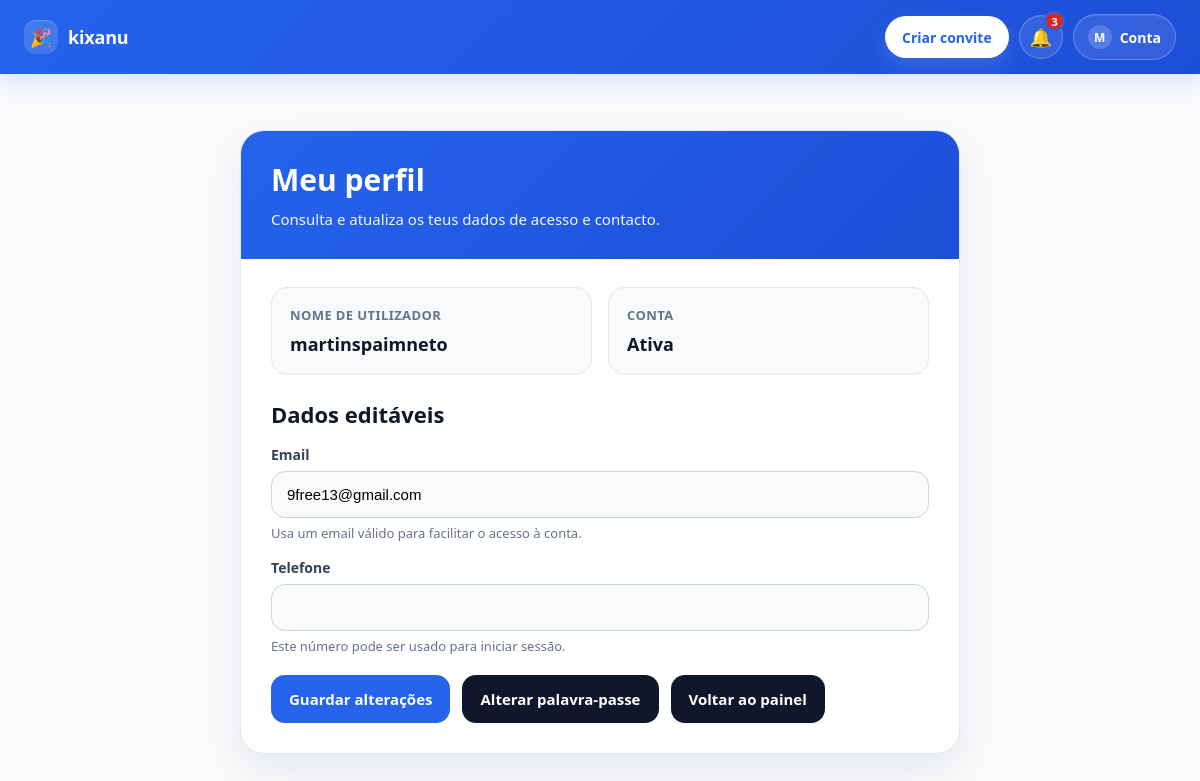
The page /profile/ (signed in) on the database as committed earlier.
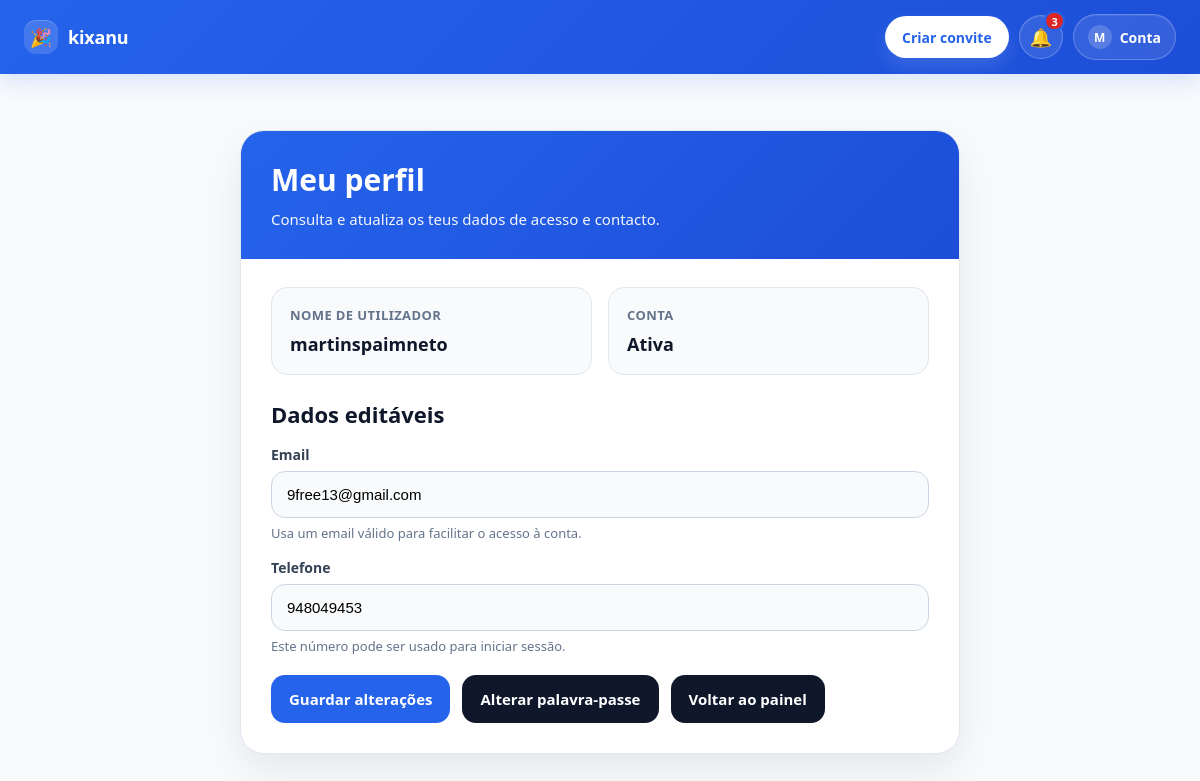
The same page on the database as committed later.
### accounts/models.py (models this page shows, shortened)
class UserProfile(models.Model):
    user = models.OneToOneField(User, on_delete=models.CASCADE)
    phone = models.CharField(max_length=20, blank=True, null=True, unique=True)
    email_verified = models.BooleanField(default=False)
    email_verification_token = models.UUIDField(default=uuid.uuid4, unique=True, editable=False)

### accounts/views.py (the view, shortened to what this page needs)
# urls.py: path('profile/', views.profile_view, name='profile'),
@login_required
def profile_view(request):
    profile = UserProfile.objects.get(user=request.user)
    return render(request, 'accounts/profile.html', {'profile': profile})

### notifications/context_processors.py (called while the page is built)
def notification_count(request):
    if request.user.is_authenticated:
        notifications = Notification.objects.filter(
            user=request.user
        ).order_by('-created_at')
        unread_count = notifications.filter(is_read=False).count()
    else:
        notifications = Notification.objects.none()
        unread_count = 0
    return {
        'unread_notifications_count': unread_count,
        'notifications': notifications,
    }

### accounts/templates/accounts/profile.html (shortened to what this page needs)
{% extends "base.html" %}
{% block content %}
<div class="profile-wrapper">
    <div class="profile-card">
        <div class="profile-header">
            <h1>Meu perfil</h1>
            <p>Consulta e atualiza os teus dados de acesso e contacto.</p>
        </div>
        <div class="profile-body">
            <div class="info-grid">
                <div class="info-box">
                    <div class="info-label">Nome de utilizador</div>
                    <div class="info-value">{{ request.user.username }}</div>
                </div>
                <div class="info-box">
                    <div class="info-label">Conta</div>
                    <div class="info-value">Ativa</div>
                </div>
            </div>
            <h2 class="section-title">Dados editáveis</h2>
            <form method="POST">
                <div class="form-group">
                    <label for="email">Email</label>
                    <input type="email" id="email" name="email" value="{{ request.user.email }}">
                    <small class="field-help">Usa um email válido para facilitar o acesso à conta.</small>
                </div>
                <div class="form-group">
                    <label for="phone">Telefone</label>
                    <input type="text" id="phone" name="phone" value="{{ profile.phone|default:'' }}">
                    <small class="field-help">Este número pode ser usado para iniciar sessão.</small>
                </div>
            <div class="actions">
    <button type="submit" class="save-btn">Guardar alterações</button>
    <a href="/change-password/" class="back-btn">Alterar palavra-passe</a>
    <a href="/" class="back-btn">Voltar ao painel</a>
</div>
            </form>
        </div>
    </div>
</div>
{% endblock %}

Rows that differ between the two databases and show on the page:
now on this page (row edited): UserProfile: phone "948049453"
